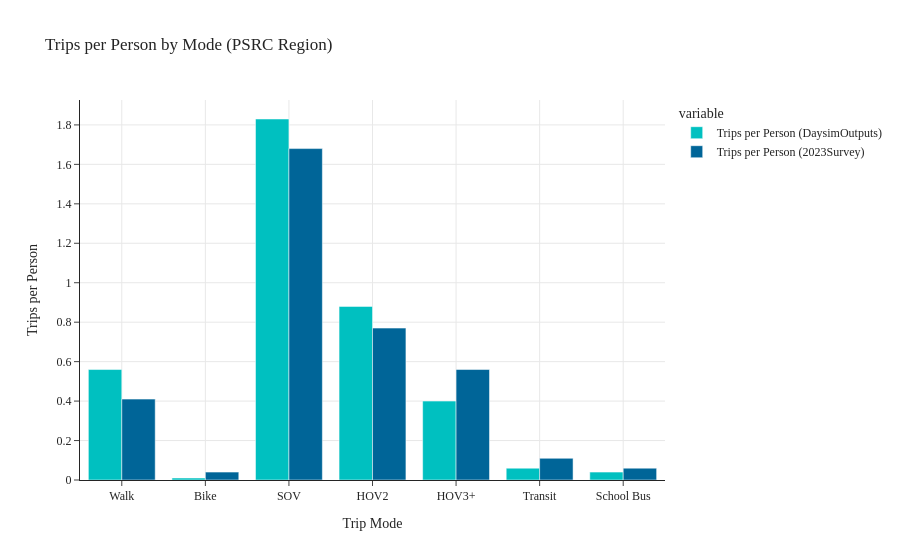

Notebook source saved alongside this figure:
### Code cell
trips_per_ps_by_mode(data1=data_daysim, data2=data_survey, tag='PSRC Region')

### Figure 1 — Plotly figure (JSON) as saved in the notebook; plotly's stock layout.template omitted (floating-point values rounded to 4 significant figures)
{"data": [{"alignmentgroup": "True", "hovertemplate": "variable=Trips per Person (DaysimOutputs)<br>Trip Mode=%{x}<br>value=%{y}<extra></extra>", "legendgroup": "Trips per Person (DaysimOutputs)", "marker": {"color": "#00C0C0", "pattern": {"shape": ""}}, "name": "Trips per Person (DaysimOutputs)", "offsetgroup": "Trips per Person (DaysimOutputs)", "orientation": "v", "showlegend": true, "textposition": "auto", "type": "bar", "x": ["Walk", "Bike", "SOV", "HOV2", "HOV3+", "Transit", "School Bus"], "xaxis": "x", "y": [0.56, 0.01, 1.83, 0.88, 0.4, 0.06, 0.04], "yaxis": "y"}, {"alignmentgroup": "True", "hovertemplate": "variable=Trips per Person (2023Survey)<br>Trip Mode=%{x}<br>value=%{y}<extra></extra>", "legendgroup": "Trips per Person (2023Survey)", "marker": {"color": "#006598", "pattern": {"shape": ""}}, "name": "Trips per Person (2023Survey)", "offsetgroup": "Trips per Person (2023Survey)", "orientation": "v", "showlegend": true, "textposition": "auto", "type": "bar", "x": ["Walk", "Bike", "SOV", "HOV2", "HOV3+", "Transit", "School Bus"], "xaxis": "x", "y": [0.41, 0.04, 1.68, 0.77, 0.56, 0.11, 0.06], "yaxis": "y"}], "layout": {"barmode": "group", "legend": {"title": {"text": "variable"}, "tracegroupgap": 0}, "title": {"text": "Trips per Person by Mode (PSRC Region)"}, "xaxis": {"anchor": "y", "domain": [0.0, 1.0], "showgrid": true, "title": {"text": "Trip Mode"}}, "yaxis": {"anchor": "x", "domain": [0.0, 1.0], "showgrid": true, "title": {"text": "Trips per Person"}}}}
